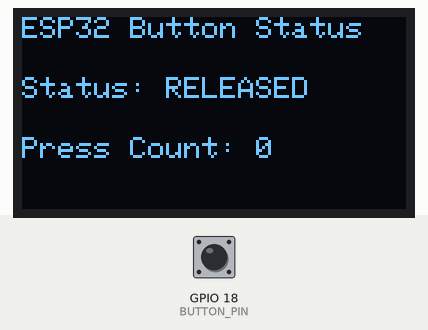
Simulated run of this program. Board: ESP32. Parts: 128×64 one-colour display. Inputs (shaded band) come from the test bench; at power-on: GPIO 18 (BUTTON_PIN) HIGH. What the program prints to the serial monitor is not drawn.

Above: at 1.2 s.
1.3 s: GPIO 18 (BUTTON_PIN) pulled LOW for 0.15 s
At 2.0 s:
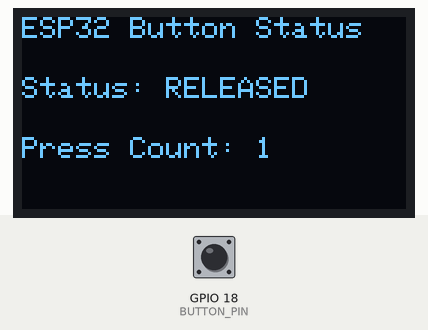
3.0 s: GPIO 18 (BUTTON_PIN) pulled LOW for 1 s
At 3.7 s:
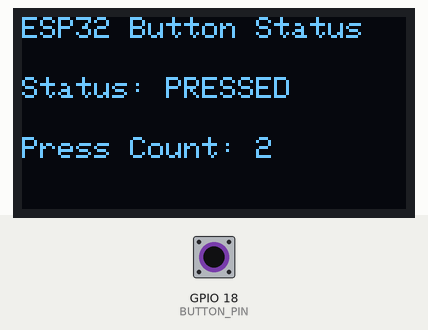
5.5 s: GPIO 18 (BUTTON_PIN) pulled LOW for 0.15 s
At 6.3 s:
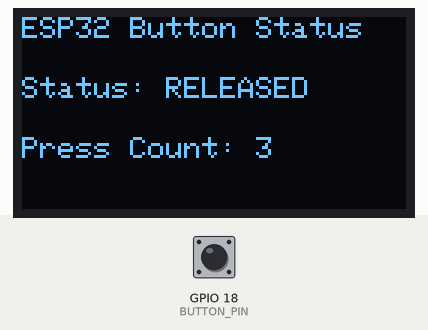
7.2 s: GPIO 18 (BUTTON_PIN) pulled LOW for 1 s
At 8.9 s:
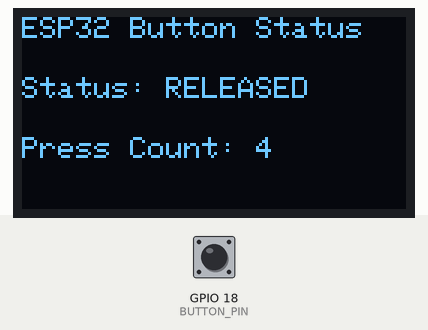
Timing chart, 0 to 10.4 s (numbered marks = the images above; inputs shaded):
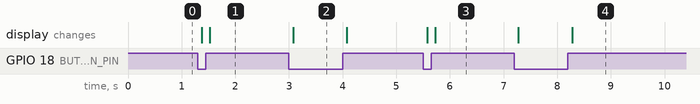

The program:

main.cpp
```cpp
#include <Arduino.h>
#include <Wire.h>
#include <Adafruit_GFX.h>
#include <Adafruit_SSD1306.h>

#define SCREEN_WIDTH 128
#define SCREEN_HEIGHT 64

#define OLED_RESET -1
#define OLED_ADDRESS 0x3C
#define BUTTON_PIN 18

Adafruit_SSD1306 display(
  SCREEN_WIDTH,
  SCREEN_HEIGHT,
  &Wire,
  OLED_RESET
);

int pressCount = 0;

bool lastButtonReading = HIGH;
bool stableButtonState = HIGH;

unsigned long lastDebounceTime = 0;
const unsigned long debounceDelay = 50;

void updateDisplay() {
  display.clearDisplay();

  display.setTextColor(SSD1306_WHITE);

  display.setTextSize(1);
  display.setCursor(0, 0);
  display.println("ESP32 Button Status");

  display.setCursor(0, 20);
  display.print("Status: ");

  if (stableButtonState == LOW) {
    display.println("PRESSED");
  } else {
    display.println("RELEASED");
  }

  display.setCursor(0, 40);
  display.print("Press Count: ");
  display.println(pressCount);

  display.display();
}

void setup() {
  Serial.begin(115200);

  pinMode(BUTTON_PIN, INPUT_PULLUP);

  Wire.begin(21, 22);

  if (!display.begin(
        SSD1306_SWITCHCAPVCC,
        OLED_ADDRESS
      )) {
    Serial.println("OLED initialization failed!");
    while (true) {
      // Stop if OLED initialization fails
    }
  }

  display.clearDisplay();
  updateDisplay();

  Serial.println("OLED initialized successfully.");
  Serial.println("Press the button to increase the count.");
}

void loop() {
  bool reading = digitalRead(BUTTON_PIN);

  // Detect a change in the raw button reading
  if (reading != lastButtonReading) {
    lastDebounceTime = millis();
  }

  // Accept the reading only after it remains stable
  if (millis() - lastDebounceTime >= debounceDelay) {

    if (reading != stableButtonState) {
      stableButtonState = reading;

      // Count only a valid press, not the release
      if (stableButtonState == LOW) {
        pressCount++;

        Serial.print("Accepted press count: ");
        Serial.println(pressCount);
      }

      updateDisplay();
    }
  }

  lastButtonReading = reading;
}
```

Measured:
- after the input at 1.3 s, the display: first changes after 0.08 s (image 1 shows a later state)
- after the input at 3.0 s, the display: changes after 0.08 s (image 2)
- after the input at 5.5 s, the display: first changes after 0.08 s (image 3 shows a later state)
- after the input at 7.2 s, the display: first changes after 0.08 s (image 4 shows a later state)
